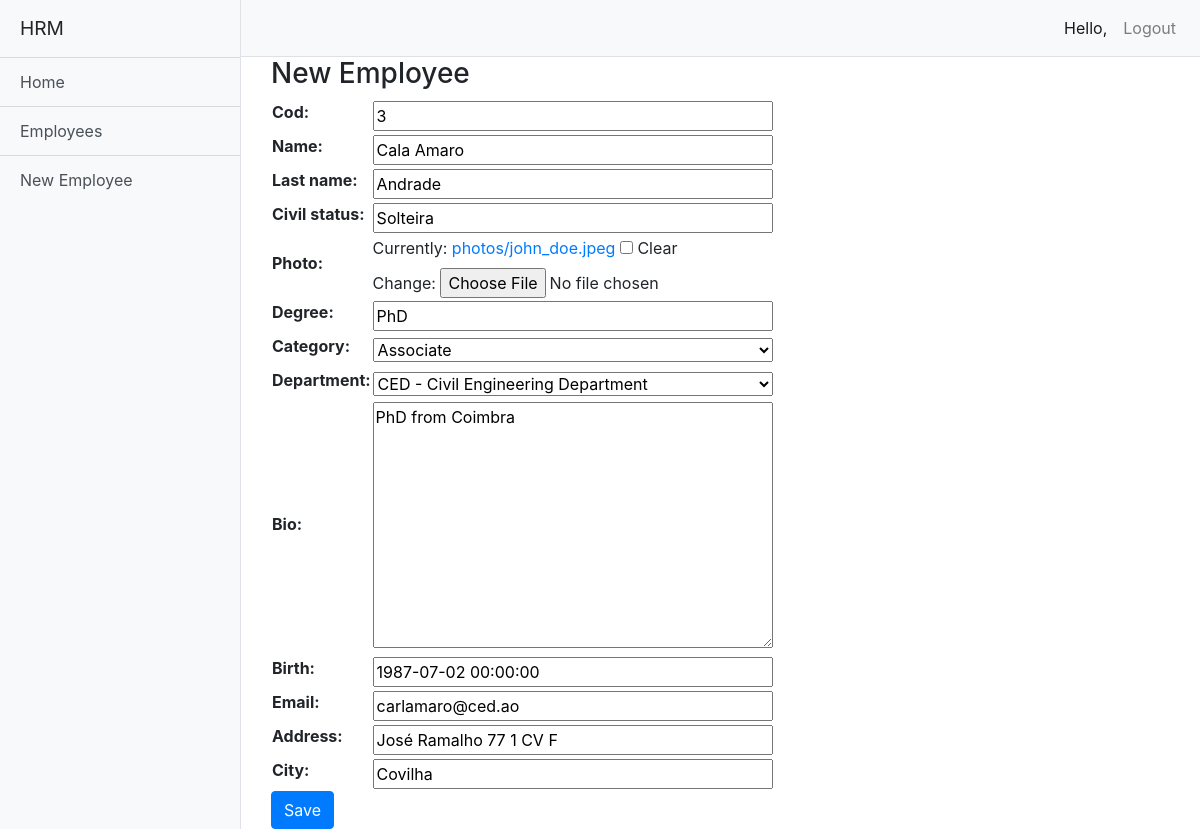
The page /employee_edit/3 (signed in) on the database its author committed.
### employees/models.py (models this page shows, shortened)
class Employee(models.Model):
	cod = models.IntegerField()
	name = models.CharField(max_length=40)
	last_name = models.CharField(max_length=20)
	civil_status = models.CharField(max_length=20, blank=True)
	photo = models.ImageField(upload_to='photos', blank=True)
	degree = models.CharField(max_length=30, blank=True)
	category = models.ForeignKey(Category, on_delete=models.CASCADE)
	department = models.ForeignKey(Department, on_delete=models.CASCADE)
	bio = models.TextField(max_length=200, blank=True)
	birth = models.DateTimeField(blank=True)
	address = models.CharField(max_length=100)
	email = models.EmailField(blank=True)
	city = models.CharField(max_length=20)
	created_at = models.DateTimeField(auto_now=True)

### employees/views.py (the view)
# urls.py: path('employee_edit/<int:pk>', employeeEdit, name='employee_edit'),
@login_required
def employeeEdit(request, pk):
    employee = get_object_or_404(Employee, pk=pk)
    form = EmployeeForm(request.POST or None, request.FILES or None, instance=employee)
    if form.is_valid():
        form.save()
        return redirect('employee_list')
    return render(request, 'employee.html', {'form':form})

### employees/form.py
class EmployeeForm(ModelForm):
    class Meta:
        model = Employee
        fields = ['cod', 'name', 'last_name', 'civil_status',
                  'photo', 'degree', 'category', 'department', 'bio', 'birth', 'email',
                  'address', 'city']

### employees/models.py (called while the page is built)
	def __str__(self):
		return self.cat_name

	def __str__(self):
		return self.dep_acronym + ' - ' + self.dep_name

### employees/templates/employee.html (shortened to what this page needs)
{% extends 'base.html' %}
{% block content %}
<div class="container">
    <h3>New Employee</h3>
    <form method="POST" enctype="multipart/form-data">
        <table>
            <tr>
                {{ form }}
            </tr>
        </table>
        <button type="submit" class="btn btn-primary">Save</button>
    </form>
</div>
{% endblock %}

### employees/static/css/simple-sidebar.css (style rules this page uses)
body { overflow-x: hidden; }

### employees/templates/employee.html (style rules this page uses)
#id_name, #id_cod, #id_last_name, #id_civil_status, #id_photo, #id_degree, #id_category, #id_department, #id_birth, #id_bio, #id_address, #id_city, #id_email { width: 400px; }

### rows shown on the page
Employee: cod "3", name "Cala Amaro", last_name "Andrade", civil_status "Solteira", degree "PhD", category "Associate", department "CED - Civil Engineering Department", bio "PhD from Coimbra", birth "1987-07-02 00:00:00", email "carlamaro@ced.ao", address "José Ramalho 77 1 CV F", city "Covilha"
